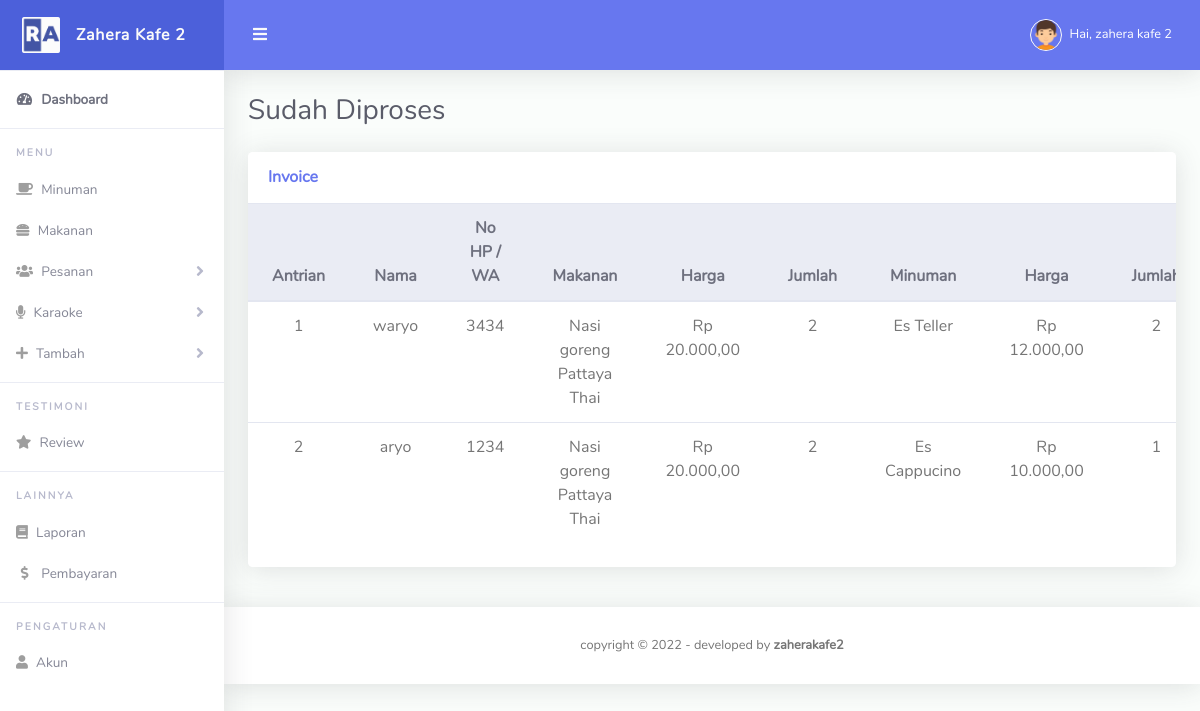
Page /sudahproses_admin.php (signed in) on the committed database.
### tables this page shows
CREATE TABLE `tb_pesanan` (
  `id` int(11) NOT NULL,
  `tanggal` date DEFAULT NULL,
  `id_minuman` varchar(255) NOT NULL,
  `id_makanan` varchar(255) NOT NULL,
  `nama` varchar(255) NOT NULL,
  `nohp` varchar(255) NOT NULL,
  `jml_makanan` varchar(255) NOT NULL,
  `jml_minuman` varchar(255) NOT NULL,
  `total` varchar(255) NOT NULL,
  `status` varchar(255) NOT NULL
);

CREATE TABLE `tb_makanan` (
  `id` int(11) NOT NULL,
  `id_makanan` varchar(255) NOT NULL,
  `nama_makanan` varchar(255) NOT NULL,
  `harga_makanan` varchar(255) NOT NULL,
  `gmb_makanan` varchar(255) NOT NULL
);

CREATE TABLE `tb_minuman` (
  `id` int(11) NOT NULL,
  `id_minuman` varchar(255) NOT NULL,
  `nama_minuman` varchar(255) NOT NULL,
  `harga_minuman` varchar(255) NOT NULL,
  `gmb_minuman` varchar(255) NOT NULL
);

### sudahproses_admin.php (the view, shortened to what this page needs)
<?php include "navbar_admin.php"; ?>
<div class="container-fluid" id="container-wrapper">
  <div class="d-sm-flex align-items-center justify-content-between mb-4">
    <h1 class="h3 mb-0 text-gray-800">Sudah Diproses</h1>
  </div>
  <div class="row mb-3">
    <div class="col-xl-12 col-lg-11 mb-4">
      <div class="card">
        <div class="card-header py-3 d-flex flex-row align-items-center justify-content-between">
          <h6 class="m-0 font-weight-bold text-primary">Invoice</h6>
        </div>
        <div class="table-responsive">
          <table class="table align-items-center table-flush text-center">
            <thead class="thead-light">
              <tr>
                <th>Antrian</th>
                <th>Nama</th>
                <th>No HP / WA</th>
                <th>Makanan</th>
                <th>Harga</th>
                <th>Jumlah</th>
                <th>Minuman</th>
                <th>Harga</th>
                <th>Jumlah</th>
              </tr>
            </thead>
            <tbody>
              <?php
              $query = "SELECT nama, nohp, nama_makanan, harga_makanan, jml_makanan, nama_minuman, harga_makanan,
                        nama_minuman, harga_minuman, jml_minuman, status,
                        (harga_makanan * jml_makanan) + (harga_minuman * jml_minuman) as total FROM tb_pesanan
                        INNER JOIN tb_makanan ON tb_pesanan.id_makanan = tb_makanan.id_makanan
                        INNER JOIN tb_minuman ON tb_pesanan.id_minuman = tb_minuman.id_minuman
                        WHERE status = 'Selesai' ";
              $sql = mysqli_query($koneksi, $query);
              $no=1;
              while ($data = mysqli_fetch_array($sql)) { ?>
                <tr>
                  <td><?= $no++; ?></td>
                  <td><?= $data["nama"]; ?></td>
                  <td><?= $data["nohp"]; ?></td>
                  <td><?= $data["nama_makanan"]; ?></td>
                  <td><?= "Rp ".number_format($data["harga_makanan"], 2,',','.'); ?></td>
                  <td><?= $data["jml_makanan"]; ?></td>
                  <td><?= $data["nama_minuman"]; ?></td>
                  <td><?= "Rp ".number_format($data["harga_minuman"], 2,',','.'); ?></td>
                  <td><?= $data["jml_minuman"]; ?></td>
                </tr>
              <?php } ?>
            </tbody>
          </table>
        </div>
        <div class="card-footer"></div>
      </div>
    </div>
  </div>
</div>
<?php include "footer_admin.php"; ?>

### navbar_admin.php (shortened to what this page needs)
<?php
include "jumlah.php";
?>
<!DOCTYPE html>
<html lang="en">
<head>
    <link href="vendor/fontawesome-free/css/all.min.css" rel="stylesheet" type="text/css">
    <link href="vendor/bootstrap/css/bootstrap.min.css" rel="stylesheet" type="text/css">
    <link href="assets/css/ruang-admin.min.css" rel="stylesheet">
</head>
<body id="page-top">
    <div id="wrapper">
        <ul class="navbar-nav sidebar sidebar-light accordion" id="accordionSidebar">
            <a class="sidebar-brand d-flex align-items-center justify-content-center" href="admin.php">
                <div class="sidebar-brand-icon">
                    <img src="assets/img/logo/logo2.png">
                </div>
                <div class="sidebar-brand-text mx-3">Zahera Kafe 2</div>
            </a>
            <hr class="sidebar-divider my-0">
            <li class="nav-item active">
                <a class="nav-link" href="admin.php">
                    <i class="fas fa-fw fa-tachometer-alt"></i>
                    <span>Dashboard</span></a>
            </li>
            <hr class="sidebar-divider">
            <div class="sidebar-heading">
                Menu
            </div>
            <?php if ($_SESSION['level'] == 'admin') : ?>
                <li class="nav-item">
                    <a class="nav-link" href="minuman_admin.php">
                        <i class="fa fa-coffee"></i>
                        <span>Minuman</span>
                    </a>
                </li>
                <li class="nav-item">
                    <a class="nav-link" href="makanan_admin.php">
                        <i class="fa fa-hamburger"></i>
                        <span>Makanan</span>
                    </a>
                </li>
            <?php endif; ?>
            <li class="nav-item">
                <a class="nav-link collapsed" href="#" data-toggle="collapse" data-target="#collapseTable" aria-expanded="true" aria-controls="collapseTable">
                    <i class="fa fa-users"></i>
                    <span>Pesanan</span>
                </a>
            </li>
            <li class="nav-item">
                <a class="nav-link collapsed" href="#" data-toggle="collapse" data-target="#collapseTable5" aria-expanded="true" aria-controls="collapseTable">
                    <i class="fa fa-microphone"></i>
                    <span>Karaoke</span>
                </a>
            </li>
            <li class="nav-item">
                <a class="nav-link collapsed" href="#" data-toggle="collapse" data-target="#collapseTable2" aria-expanded="true" aria-controls="collapseTable">
                    <i class="fa fa-plus"></i>
                    <span>Tambah</span>
                </a>
            </li>
            <?php if ($_SESSION['level'] == 'admin') : ?>
                <hr class="sidebar-divider">
                <div class="sidebar-heading">
                    Testimoni
                </div>
                <li class="nav-item">
                    <a class="nav-link" href="review_admin.php">
                        <i class="fa fa-star"></i>
                        <span>Review</span>
                    </a>
                </li>
                <hr class="sidebar-divider">
                <div class="sidebar-heading">
                    Lainnya
                </div>
                <li class="nav-item">
                    <a class="nav-link" href="laporan_admin.php">
                        <i class="fa fa-book"></i>
                        <span>Laporan</span>
                    </a>
                </li>
                <?php if ($_SESSION['level'] == 'admin') : ?>
                <li class="nav-item">
                    <a class="nav-link" href="detail_pembayaran.php">
                        <i class="fas fa-fw fa-dollar-sign"></i>
                        <span>Pembayaran</span></a>
                </li>
            <?php endif; ?>
                <hr class="sidebar-divider">
                <div class="sidebar-heading">
                    Pengaturan
                </div>
                <li class="nav-item">
                    <a class="nav-link" href="pengaturan_admin.php">
                        <i class="fa fa-user"></i>
                        <span>Akun</span>
                    </a>
                </li>
            <?php endif; ?>
        </ul>
        <div id="content-wrapper" class="d-flex flex-column">
            <div id="content">
                <nav class="navbar navbar-expand navbar-light bg-navbar topbar mb-4 static-top">
                    <button id="sidebarToggleTop" class="btn btn-link ro unded-circle mr-3">
                        <i class="fa fa-bars"></i>
                    </button>
                    <ul class="navbar-nav ml-auto">
                        <li class="nav-item dropdown no-arrow">
                            <a class="nav-link dropdown-toggle" href="#" id="userDropdown" role="button" data-toggle="dropdown" aria-haspopup="true" aria-expanded="false">
                                <img class="img-profile rounded-circle" src="assets/img/boy.png" style="max-width: 60px">
                                <?php
                                $email = $_SESSION['email'];
                                $sql = "SELECT * FROM tb_login WHERE email ='$email'";
                                $result = mysqli_query($koneksi, $sql);
                                if ($result) {
                                    if (mysqli_num_rows($result) > 0) {
                                        while ($row = mysqli_fetch_array($result)) {
                                ?>
                                            <span class="ml-2 d-none d-lg-inline text-white small">Hai, <?= $row['nama_lengkap'] ?></span>
                                <?php
                                        }
                                    }
                                }
                                ?>
                            </a>
                        </li>
                    </ul>
                </nav>

### rows in the picture
tb_pesanan: nama "waryo", nohp "3434", tb_makanan.nama_makanan "Nasi goreng Pattaya Thai", tb_makanan.harga_makanan "20.000,00", jml_makanan "2", tb_minuman.nama_minuman "Es Teller", tb_minuman.harga_minuman "12.000,00", jml_minuman "2"
tb_pesanan: nama "aryo", nohp "1234", tb_makanan.nama_makanan "Nasi goreng Pattaya Thai", tb_makanan.harga_makanan "20.000,00", jml_makanan "2", tb_minuman.nama_minuman "Es Cappucino", tb_minuman.harga_minuman "10.000,00", jml_minuman "1"

### other values in the picture
$row['nama_lengkap'] "zahera kafe 2"
